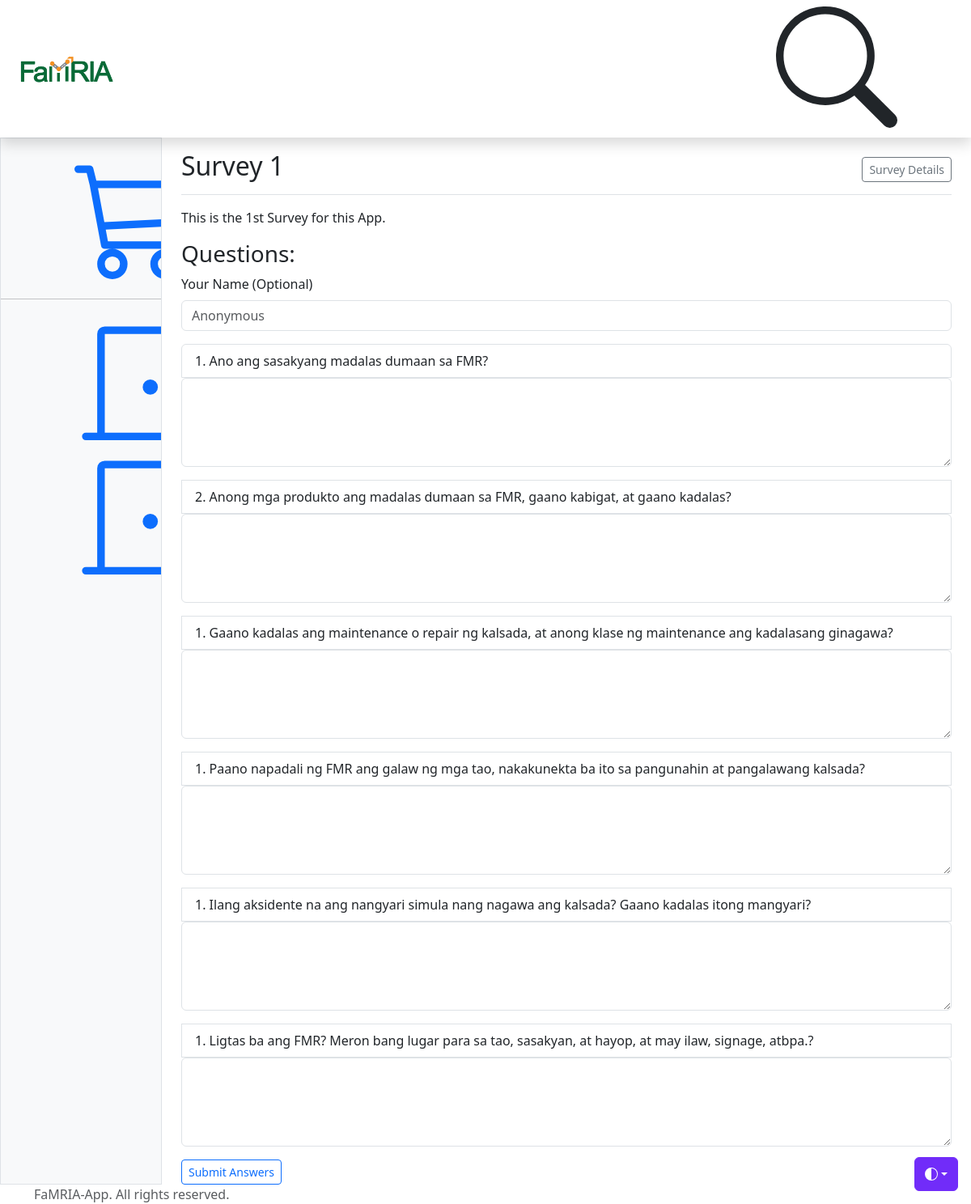
The page /survey/1/answer/ on the database as committed earlier.
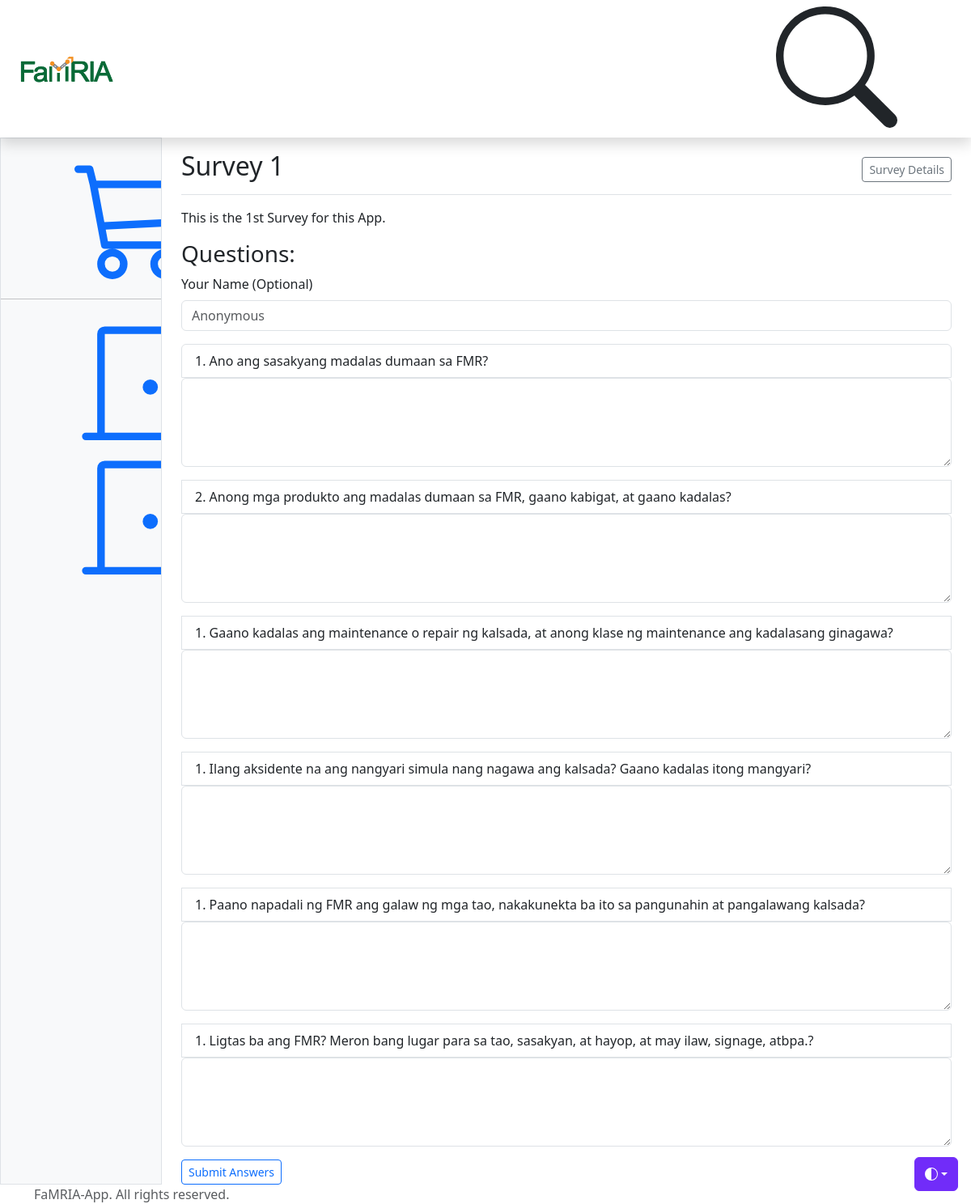
The same page on the database as committed later.
### survey/models.py (models this page shows, shortened)
class SurveyQuestion(models.Model):
    survey = models.ForeignKey(Survey, on_delete=models.CASCADE)
    question = models.ForeignKey(Question, on_delete=models.CASCADE)
    order = models.PositiveIntegerField(default=1)
    user = models.ForeignKey(User, verbose_name=_("Modified/Added by"), on_delete=models.CASCADE, default=1)
    class Meta:
        unique_together = ('survey', 'question')
        ordering = ['order']

class Question(MPTTModel):
    SECTOR_CHOICES = [
        ('general', 'General'),
        ('environmental', 'Environmental'),
        ('social', 'Social'),
        ('economic', 'Economic'),
        ('physical', 'Physical'),
    ]
    QUESTION_TYPES = [
        ('multiple_choice', 'Multiple Choice'),
        ('multiple_select', 'Multiple Select'),
        ('text', 'Text'),
        ('rating', 'Rating'),
    ]
    text = models.TextField()
    question_type = models.CharField(max_length=50, choices=QUESTION_TYPES, default='text')
    options = models.JSONField(blank=True, null=True)
    sector = models.CharField(max_length=50, choices=SECTOR_CHOICES)
    version = models.PositiveIntegerField(default=1)
    parent = TreeForeignKey('self', on_delete=models.CASCADE, null=True, blank=True, related_name='sub_questions')
    created_at = models.DateTimeField(auto_now_add=True)
    updated_at = models.DateTimeField(auto_now=True)
    user = models.ForeignKey(User, verbose_name=_("Created/Modified by"), on_delete=models.CASCADE, default=1)
    class MPTTMeta:
        order_insertion_by = ['text']

### survey/views.py (the view, shortened to what this page needs)
# urls.py: path('survey/<int:survey_id>/answer/', survey_response, name='survey-response'),  # Answer the questions in the survey
def survey_response(request, survey_id):
    survey = get_object_or_404(Survey, id=survey_id)
    assigned_questions = survey.surveyquestion_set.all()
    for sq in assigned_questions:
        options = sq.question.options  # Get the options field directly
        if options:  # Ensure options is not None or empty
            try:
                if isinstance(options, str):  # Check if it's stored as a string
                    options = json.loads(options)  # Try to parse it as JSON
                if isinstance(options, str):
                    options = json.loads(options.replace("\\\"", "\""))  # Clean up escaped quotes
            except (json.JSONDecodeError, TypeError) as e:
                options = []  # Set to an empty list if there's an error
        else:
            options = []  # If options is null, set to an empty list
        sq.question.options = options  # Update question object with valid options
    return render(request, 'surveys/survey_response_form.html', {
        'survey': survey,
        'assigned_questions': assigned_questions,
    })

### survey/templates/surveys/survey_response_form.html (shortened to what this page needs)
{% extends "dashboard.html" %}
{% block main_content %}
<div class="d-flex justify-content-between flex-wrap flex-md-nowrap align-items-center pt-3 pb-2 mb-3 border-bottom">
    <h1 class="h2">{{ survey.title }}</h1>
    <a href="{% url 'survey-detail' survey.id %}" type="button" class="btn btn-sm btn-outline-secondary">Survey Details</a>
</div>
    <p>{{ survey.description }}</p>
    <h3>Questions:</h3>
    <form action="{% url 'survey-response' survey.id %}" method="post">
        <div class="mb-3">
            <label for="respondent_name" class="form-label">Your Name (Optional)</label>
            <input type="text" class="form-control" name="respondent_name" placeholder="Anonymous">
        </div>
        <ul class="list-group">
            {% for sq in assigned_questions %}
            <li class="list-group-item">{{ sq.question.text }}</li>
            <div class="mb-3">
                {% if sq.question.question_type == 'multiple_choice' %}
                    <select class="form-select form-select-sm" name="{{ sq.id }}">
                        {% for option in sq.question.options %}
                            <option value="{{ option }}">{{ option }}</option>
                        {% endfor %}
                    </select>
                {% elif sq.question.question_type == 'multiple_select' %}
                    <select class="form-select form-select-sm" name="{{ sq.id }}" multiple>
                        {% for option in sq.question.options %}
                            <option value="{{ option }}">{{ option }}</option>
                        {% endfor %}
                    </select>
                {% elif sq.question.question_type == 'text' %}
                    <textarea class="form-control" name="{{ sq.id }}" rows="4"></textarea>
                {% elif sq.question.question_type == 'rating' %}
                    <input class="form-control" type="number" name="{{ sq.id }}" min="0" step="1">
                {% endif %}
            </div>
            {% endfor %}
        </ul>
        <button class="btn btn-sm btn-outline-primary" type="submit">Submit Answers</button>
    </form>
{% endblock %}

Rows that differ between the two databases and show on the page:
changed SurveyQuestion (number 4 of 6 on the later page): moves up the list
